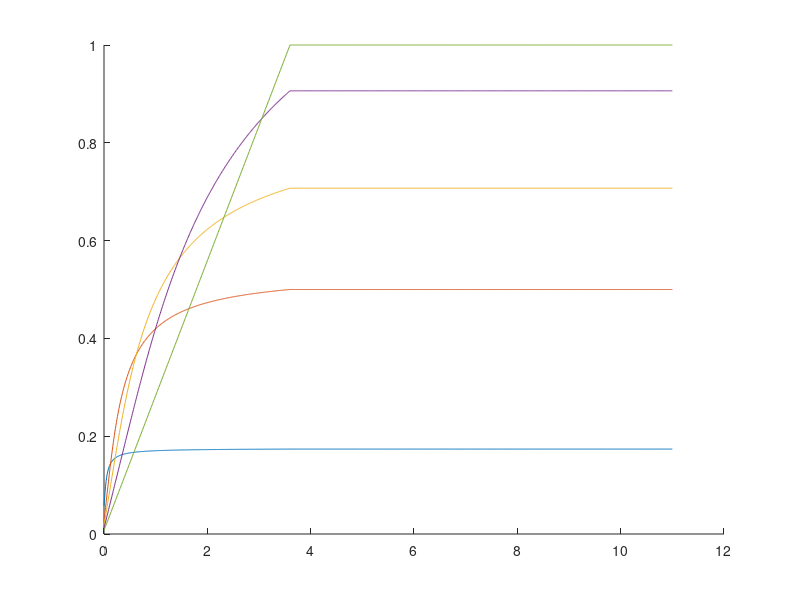

MATLAB code for this plot:


% Implements equations from Bianciardi et al., 2015
% Reproduces figure 1

% MRI acquisition settings:
TE = 0.0116; % echo time (in sec) .020 for 350 ms, .0116 for 250 ms
FA_deg = [10 30 45 65 90]; % flip angle in degrees to plot
FA_all = (FA_deg*2*pi)/360; % flip angle in radians

V = 0:0.01:11; % cm/s
Vc = 3.6;

% Tissue parameters [blood WM GM CSF] from Bianciardi at 7T
T1 = [2.5 1.2 2.1 4.4]; % seconds longitudinal recovery rate

% % Tissue parameters [blood WM GM CSF] from Bianciardi at 3T
% T1 = [1.7 0.8 1.3 4.4]; % seconds longitudinal recovery rate

tt = 4; % [1:blood 2:WM 3:GM 4:CSF]

%%
figure,hold on
for FA = FA_all

    TR = 0.033;
    G = 1; % a gain factor
    M0 = 1;

    q = exp(-TR/T1(tt))*cos(FA);

    Mxy = NaN(size(V));

    TE = 0;
    T2s = 1; % displays are for TE = 0, T2s can be anything as equitions have TE/T2s;

    % regime 1 v==0:
    for kk = find(V==0)   
        MzV0 = (M0 * (1-exp(-TR/T1(tt))))/(1-q);
        Mxy(kk) = G * sin(FA) * MzV0 * exp(-TE/T2s);
    end

    % regime 2 v<vc:
    for kk = find(V>0 & V<Vc) 
        MzV0 = (M0 * (1-exp(-TR/T1(tt))))/(1-q);
        Mxy(kk) = G * sin(FA) * (MzV0 + (M0-MzV0)*(1-q.^(Vc/V(kk)))/((Vc/V(kk))*(1-q)) )* exp(-TE/T2s);
    end

    % regime 3 v>vc:
    for kk = find(V>=Vc) 
        Mxy(kk) = G * sin(FA) * M0 * exp(-TE/T2s);
    end
    plot(V,Mxy)
end
